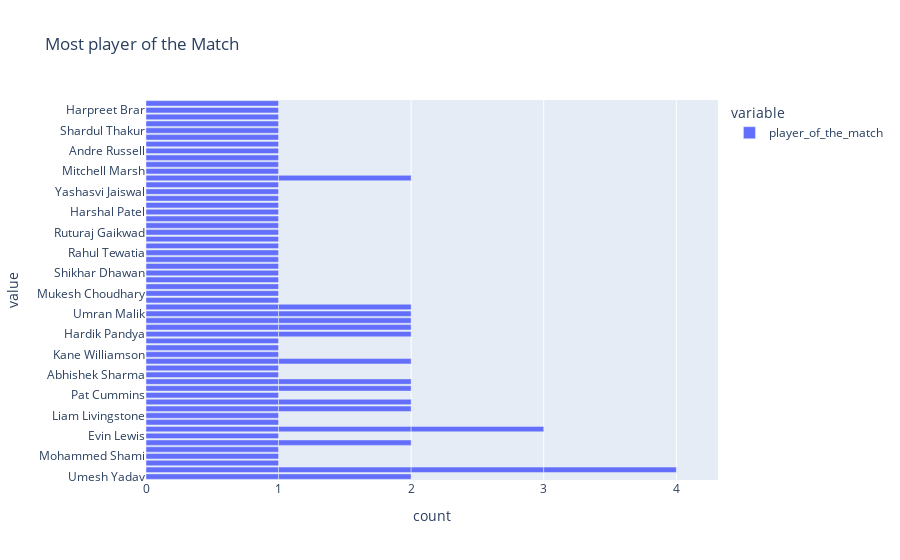

Notebook code cell kept with this figure:
### Markdown cell above
PLAYER OF THE MATCH

### Code cell
figure = px.bar(data, x= ['player_of_the_match'], title = 'Most player of the Match')
figure.show()

### Figure 1 — Plotly figure (JSON) as saved in the notebook; plotly's stock layout.template omitted (floating-point values rounded to 4 significant figures)
{"data": [{"alignmentgroup": "True", "hovertemplate": "variable=player_of_the_match<br>count=%{x}<br>value=%{y}<extra></extra>", "legendgroup": "player_of_the_match", "marker": {"color": "#636efa", "pattern": {"shape": ""}}, "name": "player_of_the_match", "offsetgroup": "player_of_the_match", "orientation": "h", "showlegend": true, "textposition": "auto", "type": "bar", "x": [1, 1, 1, 1, 1, 1, 1, 1, 1, 1, 1, 1, 1, 1, 1, 1, 1, 1, 1, 1, 1, 1, 1, 1, 1, 1, 1, 1, 1, 1, 1, 1, 1, 1, 1, 1, 1, 1, 1, 1, 1, 1, 1, 1, 1, 1, 1, 1, 1, 1, 1, 1, 1, 1, 1, 1, 1, 1, 1, 1, 1, 1, 1, 1, 1, 1, 1, 1, 1, 1, 1, 1, 1, 1], "xaxis": "x", "y": ["Umesh Yadav", "Kuldeep Yadav", "Odean Smith", "Mohammed Shami", "Sanju Samson", "Wanindu Hasaranga", "Evin Lewis", "Umesh Yadav", "Jos Buttler", "Lockie Ferguson", "Liam Livingstone", "Avesh Khan", "Dinesh Karthik", "Pat Cummins", "Quinton de Kock", "Shubman Gill", "Abhishek Sharma", "Anuj Rawat", "Kuldeep Yadav", "Yuzvendra Chahal", "Kane Williamson", "Shivam Dube", "Mayank Agarwal", "Hardik Pandya", "Rahul Tripathi", "K L Rahul", "Dinesh Karthik", "Umran Malik", "David Miller", "Yuzvendra Chahal", "Faf du Plessis", "Kuldeep Yadav", "Mukesh Choudhary", "Jos Buttler", "Rashid Khan", "Marco Jansen", "K L Rahul", "Shikhar Dhawan", "Riyan Parag", "Umran Malik", "Kuldeep Yadav", "Krunal Pandya", "Rahul Tewatia", "Suruakumar Yadav", "Mohsin Khan", "Ruturaj Gaikwad", "Rinku Singh", "Kagiso Rabada", "Harshal Patel", "David Warner", "Tim David", "Yashasvi Jaiswal", "Avesh Khan", "Wanindu Hasaranga", "Devon Conway", "Jasprit Bumrah", "Shubman Gill", "Mitchell Marsh", "Daniel Sams", "Jonny Bairstow", "Andre Russell", "W. Saha", "Trent Boult", "Shardul Thakur", "Rahul Tripathi", "Quinton de Kock", "Virat Kohli", "R Aswin", "Jasprit Bumrah", "Harpreet Brar", "David Miller", "Rajat Patidar", "Jos Buttler", "Hardik Pandya"], "yaxis": "y"}], "layout": {"autosize": true, "barmode": "relative", "legend": {"title": {"text": "variable"}, "tracegroupgap": 0}, "title": {"text": "Most player of the Match"}, "xaxis": {"anchor": "y", "autorange": false, "domain": [0, 1], "range": [0, 4.315], "title": {"text": "count"}, "type": "linear"}, "yaxis": {"anchor": "x", "autorange": false, "domain": [0, 1], "range": [-0.5, 55.5], "title": {"text": "value"}, "type": "category"}}}
